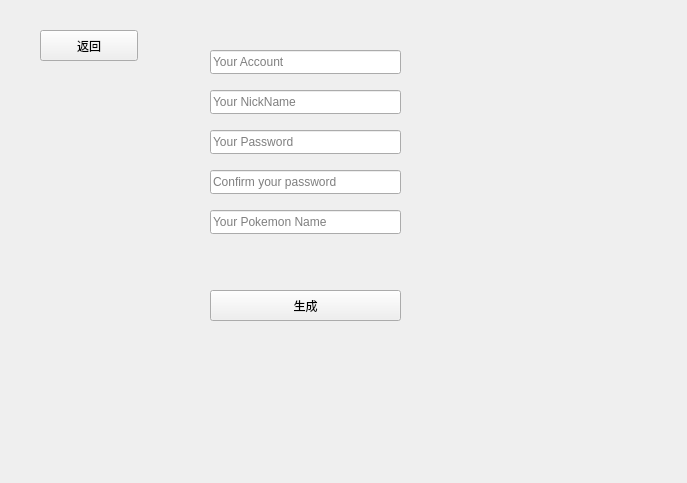
<?xml version="1.0" encoding="UTF-8"?>
<ui version="4.0">
 <class>SignupPage</class>
 <widget class="QWidget" name="SignupPage">
  <property name="geometry">
   <rect>
    <x>0</x>
    <y>0</y>
    <width>687</width>
    <height>483</height>
   </rect>
  </property>
  <property name="windowTitle">
   <string>Form</string>
  </property>
  <widget class="QLineEdit" name="signupAccount">
   <property name="geometry">
    <rect>
     <x>210</x>
     <y>50</y>
     <width>191</width>
     <height>24</height>
    </rect>
   </property>
   <property name="placeholderText">
    <string>Your Account</string>
   </property>
  </widget>
  <widget class="QLineEdit" name="signupPassword">
   <property name="geometry">
    <rect>
     <x>210</x>
     <y>130</y>
     <width>191</width>
     <height>24</height>
    </rect>
   </property>
   <property name="placeholderText">
    <string>Your Password</string>
   </property>
  </widget>
  <widget class="QLineEdit" name="signupPasswordConfirm">
   <property name="geometry">
    <rect>
     <x>210</x>
     <y>170</y>
     <width>191</width>
     <height>24</height>
    </rect>
   </property>
   <property name="placeholderText">
    <string>Confirm your password</string>
   </property>
  </widget>
  <widget class="QLineEdit" name="pokemonName">
   <property name="geometry">
    <rect>
     <x>210</x>
     <y>210</y>
     <width>191</width>
     <height>24</height>
    </rect>
   </property>
   <property name="placeholderText">
    <string>Your Pokemon Name</string>
   </property>
  </widget>
  <widget class="QPushButton" name="generatePokemon">
   <property name="geometry">
    <rect>
     <x>210</x>
     <y>290</y>
     <width>191</width>
     <height>31</height>
    </rect>
   </property>
   <property name="text">
    <string>生成</string>
   </property>
  </widget>
  <widget class="QPushButton" name="back">
   <property name="geometry">
    <rect>
     <x>40</x>
     <y>30</y>
     <width>98</width>
     <height>31</height>
    </rect>
   </property>
   <property name="text">
    <string>返回</string>
   </property>
  </widget>
  <widget class="QLabel" name="errorinfo">
   <property name="geometry">
    <rect>
     <x>210</x>
     <y>250</y>
     <width>361</width>
     <height>23</height>
    </rect>
   </property>
   <property name="styleSheet">
    <string notr="true">color: rgb(204, 0, 0);</string>
   </property>
   <property name="text">
    <string/>
   </property>
  </widget>
  <widget class="QLineEdit" name="signupNickName">
   <property name="geometry">
    <rect>
     <x>210</x>
     <y>90</y>
     <width>191</width>
     <height>24</height>
    </rect>
   </property>
   <property name="text">
    <string/>
   </property>
   <property name="placeholderText">
    <string>Your NickName</string>
   </property>
  </widget>
 </widget>
 <resources/>
 <connections/>
</ui>
